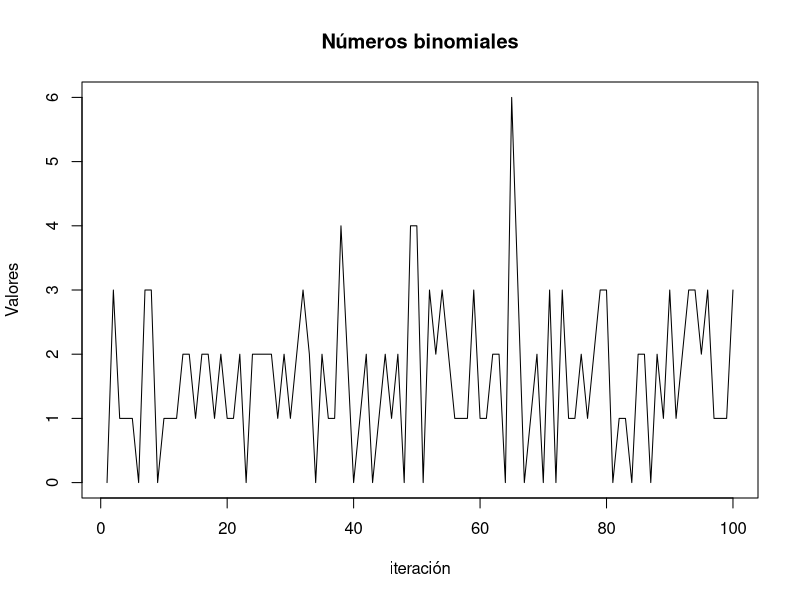
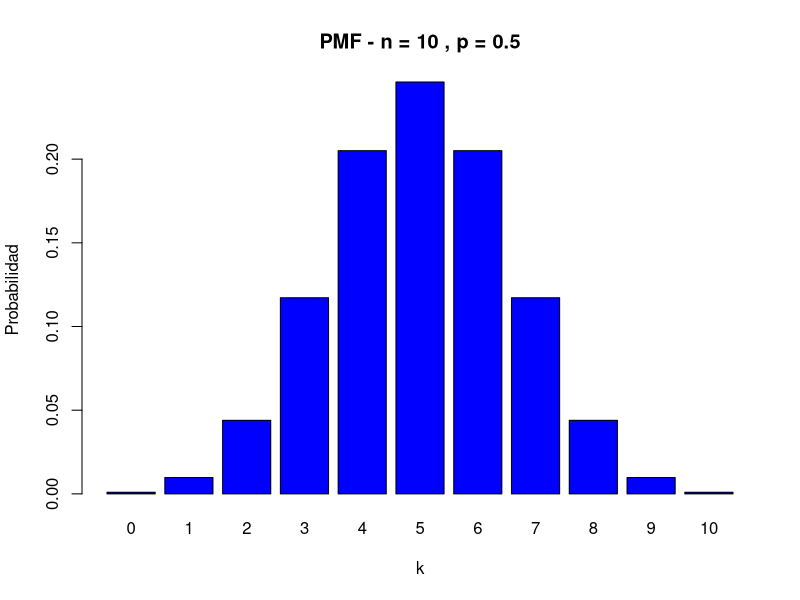
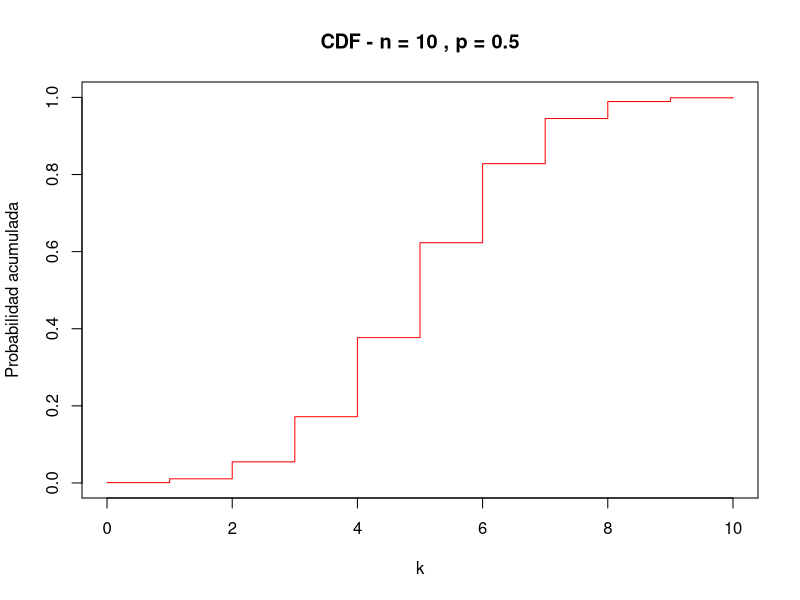
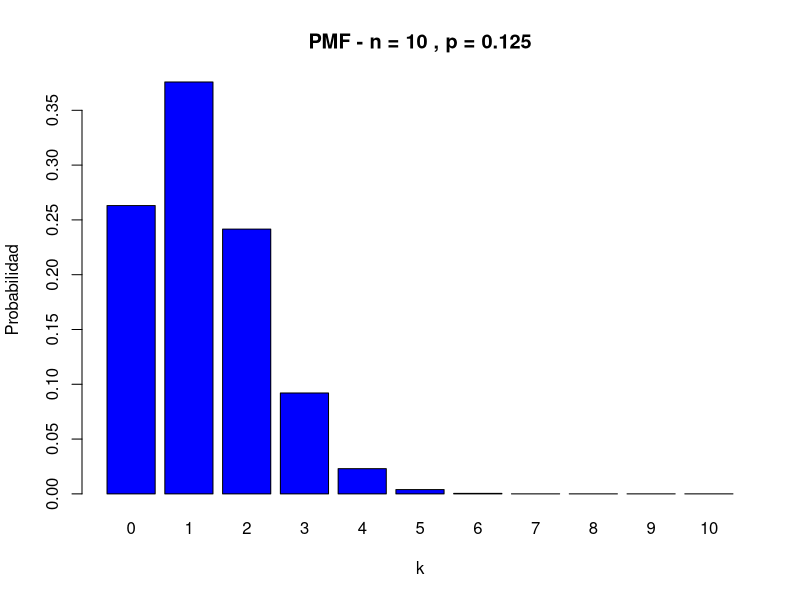
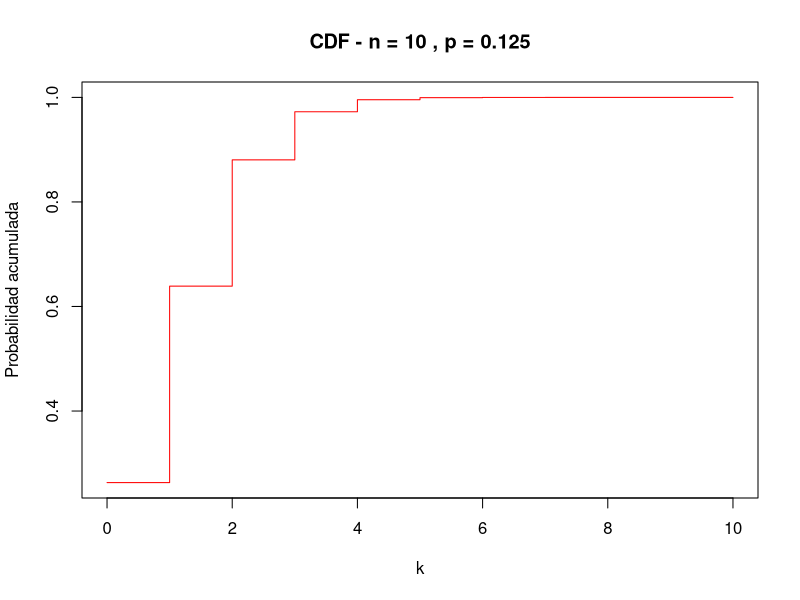
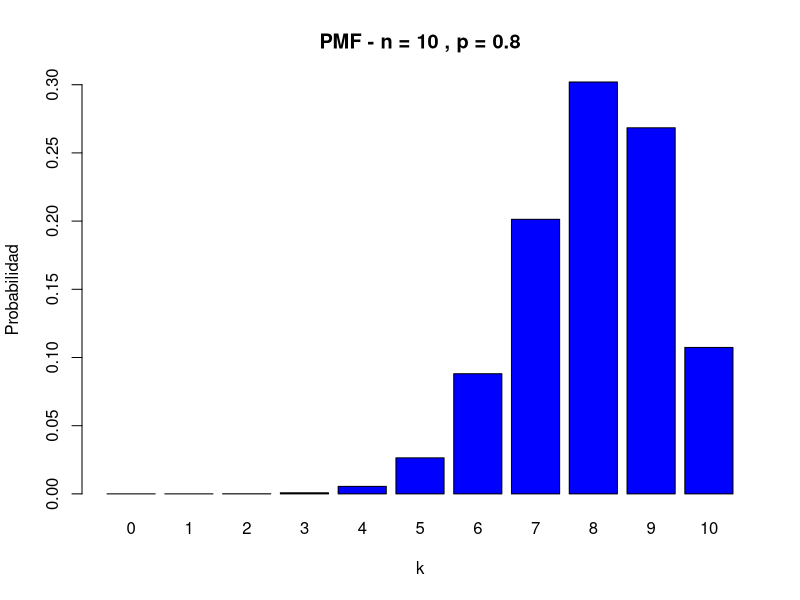
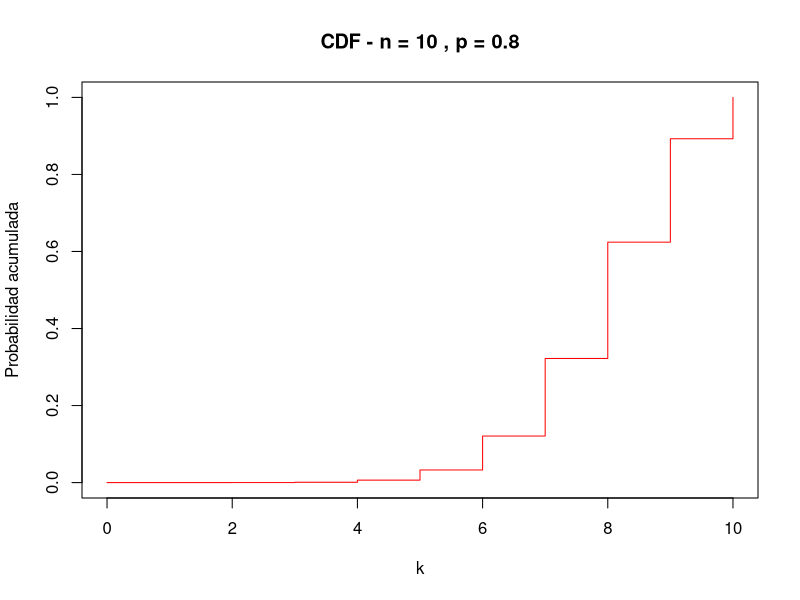
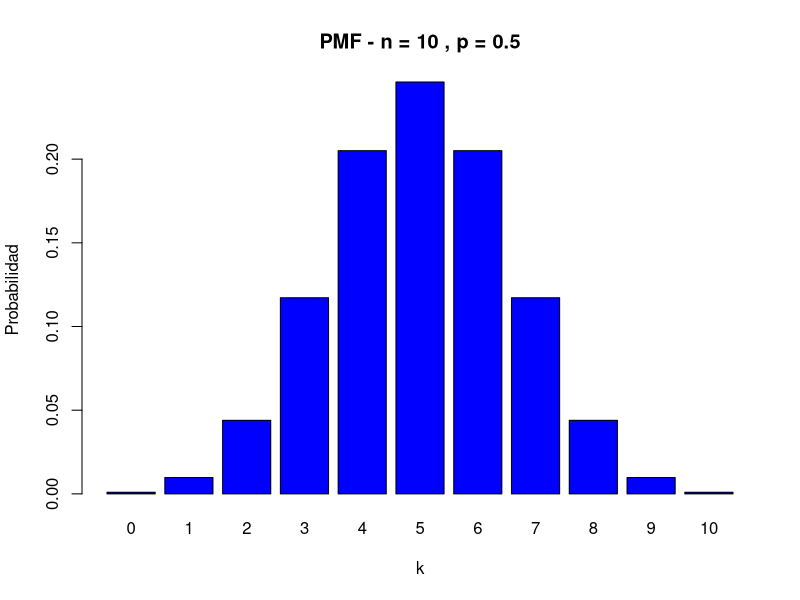

Reproduce these figures in R, in order.
## ---- chunk 1
knitr::opts_chunk$set(echo = TRUE)
## ---- chunk 2
vars <-rbinom(100, size=16, prob=0.1)
plot(vars, type="l", main="Números binomiales", xlab="iteración", ylab="Valores")
## ---- chunk 3
p <- 0.4
n <- 20
probabilidad <- pbinom(6, size = n, prob = p)
cat("P(X ≤ 6) =", probabilidad, "\n")
## ---- chunk 4
p <- 0.4
n <- 20
probabilidad_geq_12 <- 1 - pbinom(11, size = n, prob = p)
cat("P(X ≥ 12) =", probabilidad_geq_12, "\n")
## ---- chunk 5
p <- 0.4
n <- 20
probabilidad_eq_8 <- dbinom(8, size = n, prob = p)
cat("P(X = 8) =", probabilidad_eq_8, "\n")
## ---- chunk 6
set.seed(1)
x<-sample(c(1,2), size = 100, replace = TRUE) # Vector de 20 elementos
x
## ---- chunk 7
pmf_a <- function(k) {
  return(k^2 / 2870)}
muestra_a <- sample(0:20, 100, replace = TRUE, prob = pmf_a(0:20))
print(muestra_a)
## ---- chunk 8
pmf_b <- function(k) {
  return(log10((k + 1) / k))
}
muestra_b <- sample(1:9, 100, replace = TRUE, prob = pmf_b(1:9))
print(muestra_b)
## ---- chunk 9
n_a <- 10
p_a <- 1/2
pmf_a <- dbinom(0:n_a, size = n_a, prob = p_a)
barplot(pmf_a, names.arg = 0:n_a, col = "blue", main = paste("PMF - n =", n_a, ", p =", p_a), xlab = "k", ylab = "Probabilidad")
cdf_a <- pbinom(0:n_a, size = n_a, prob = p_a)
plot(0:n_a, cdf_a, type = "s", col = "red", main = paste("CDF - n =", n_a, ", p =", p_a), xlab = "k", ylab = "Probabilidad acumulada")
## ---- chunk 10
n_b <- 10
p_b <- 1/8
pmf_b <- dbinom(0:n_b, size = n_b, prob = p_b)
barplot(pmf_b, names.arg = 0:n_b, col = "blue", main = paste("PMF - n =", n_b, ", p =", p_b), xlab = "k", ylab = "Probabilidad")
cdf_b <- pbinom(0:n_b, size = n_b, prob = p_b)
plot(0:n_b, cdf_b, type = "s", col = "red", main = paste("CDF - n =", n_b, ", p =", p_b), xlab = "k", ylab = "Probabilidad acumulada")
## ---- chunk 11
n_c <- 10
p_c <- 4/5
pmf_c <- dbinom(0:n_c, size = n_c, prob = p_c)
barplot(pmf_c, names.arg = 0:n_c, col = "blue", main = paste("PMF - n =", n_c, ", p =", p_c), xlab = "k", ylab = "Probabilidad")
cdf_c <- pbinom(0:n_c, size = n_c, prob = p_c)
plot(0:n_c, cdf_c, type = "s", col = "red", main = paste("CDF - n =", n_c, ", p =", p_c), xlab = "k", ylab = "Probabilidad acumulada")
## ---- chunk 12
n_d <- 10
p_d <- 1/2
pmf_d <- dbinom(0:n_d, size = n_d, prob = p_d)
barplot(pmf_d, names.arg = 0:n_d, col = "blue", main = paste("PMF - n =", n_d, ", p =", p_d), xlab = "k", ylab = "Probabilidad")
cdf_d <- pbinom(0:n_d, size = n_d, prob = p_d)
plot(0:n_d, cdf_d, type = "s", col = "red", main = paste("CDF - n =", n_d, ", p =", p_d), xlab = "k", ylab = "Probabilidad acumulada")
## ---- chunk 13
gamma_pdf <- function(x, alpha, beta) {
  return((beta^alpha / gamma(alpha)) * x^(alpha - 1) * exp(-beta * x))
}
x_values <- seq(0, 5, length.out = 100)
alpha_values <- c(1, 2, 3, 4)
par(mfrow = c(2, 2))

for (alpha in alpha_values) {
  pdf_values <- gamma_pdf(x_values, alpha, 1)
  plot(x_values, pdf_values, type = "l", main = paste("PDF Gamma - alpha =", alpha), xlab = "x", ylab = "f(x)")
}

par(mfrow = c(1, 1))
## ---- chunk 14
gamma_pdf_beta <- function(x, alpha, beta) {
  return((beta^alpha / gamma(alpha)) * x^(alpha - 1) * exp(-beta * x))
}
beta_values <- c(0.5, 1, 1.5, 2)
par(mfrow = c(2, 2))

for (beta in beta_values) {
  pdf_values <- gamma_pdf_beta(x_values, 2, beta)
  plot(x_values, pdf_values, type = "l", main = paste("PDF Gamma - beta =", beta), xlab = "x", ylab = "f(x)")
}

par(mfrow = c(1, 1))
## ---- chunk 15
cauchy_pdf <- function(x, alpha, beta) {
  return(beta / (pi * ((x - alpha)^2 + beta^2)))
}
x_values_cauchy <- seq(-10, 20, length.out = 1000)
beta_values_cauchy <- c(1, 2, 5)
par(mfrow = c(2, 2))

for (beta_cauchy in beta_values_cauchy) {
  pdf_values_cauchy <- cauchy_pdf(x_values_cauchy, 5, beta_cauchy)
  plot(x_values_cauchy, pdf_values_cauchy, type = "l", main = paste("PDF Cauchy - beta =", beta_cauchy), xlab = "x", ylab = "f(x)")
}
par(mfrow = c(1, 1))

## ---- chunk 16
triangular_pdf <- function(x, a, b, c) {
  if (x < a || x > b) return(0)
  else if (a <= x && x < c) return(2 * (x - a) / ((b - a) * (c - a)))
  else if (x == c) return(2 / (b - a))
  else if (c < x && x <= b) return(2 * (b - x) / ((b - a) * (b - c)))
}
x_values_triangular <- seq(-1, 5, length.out = 1000)
pdf_values_1 <- sapply(x_values_triangular, function(x) triangular_pdf(x, 0, 4, 2))
plot(x_values_triangular, pdf_values_1, type = "l", main = "Densidad Triangular - Caso 1", xlab = "x", ylab = "f(x)")
## ---- chunk 17
triangular_pdf <- function(x, a, b, c) {
  if (x < a || x > b) return(0)
  else if (a <= x && x < c) return(2 * (x - a) / ((b - a) * (c - a)))
  else if (x == c) return(2 / (b - a))
  else if (c < x && x <= b) return(2 * (b - x) / ((b - a) * (b - c)))
}
x_values_triangular <- seq(-1, 5, length.out = 1000)
pdf_values_2 <- sapply(x_values_triangular, function(x) triangular_pdf(x, 1, 4, 2))
plot(x_values_triangular, pdf_values_2, type = "l", main = "Densidad Triangular - Caso 2", xlab = "x", ylab = "f(x)")
## ---- chunk 18
triangular_pdf <- function(x, a, b, c) {
  if (x < a || x > b) return(0)
  else if (a <= x && x < c) return(2 * (x - a) / ((b - a) * (c - a)))
  else if (x == c) return(2 / (b - a))
  else if (c < x && x <= b) return(2 * (b - x) / ((b - a) * (b - c)))
}
x_values_triangular <- seq(-1, 5, length.out = 1000)
pdf_values_3 <- sapply(x_values_triangular, function(x) triangular_pdf(x, -1, 1, 0))
plot(x_values_triangular, pdf_values_3, type = "l", main = "Densidad Triangular - Caso 3", xlab = "x", ylab = "f(x)")
## ---- chunk 19
fx <- function(x) {
  ifelse(x >= 0, exp(-x), 0)
}
probabilidad_1 <- integrate(fx, lower = 1, upper = Inf)$value
cat("1. P(X > 1):", probabilidad_1, "\n")
## ---- chunk 20
probabilidad_2 <- integrate(fx, lower = 2, upper = 4)$value
cat("2. P(2 < X <= 4):", probabilidad_2, "\n")
## ---- chunk 21
probabilidad_3 <- integrate(fx, lower = -Inf, upper = 2)$value
cat("3. P(X <= 2):", probabilidad_3, "\n")
## ---- chunk 22
fx <- function(x) {
  return (1 / sqrt(2 * pi) * exp(-((x - 3)^2) / 2))
}
x_values_1 <- seq(-10, 10, length.out = 1000)
y_values_1 <- fx(3 + x_values_1)
plot(x_values_1, y_values_1, type = "l", main = expression(f[x](3 + x)), xlab = "x", ylab = expression(f[x](3 + x)))
## ---- chunk 23
x_values_2 <- seq(-10, 10, length.out = 1000)
y_values_2 <- fx(3 - x_values_2)
plot(x_values_2, y_values_2, type = "l", main = expression(f[x](3 - x)), xlab = "x", ylab = expression(f[x](3 - x)))
